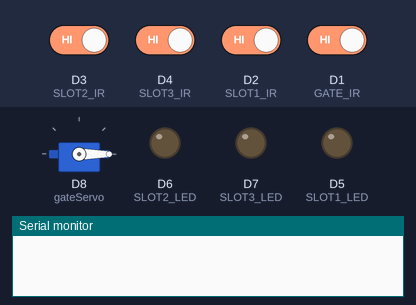
This sketch was run on a simulated ESP8266 (NodeMCU). On the bench: servo, output pins drawn as LEDs (lit = HIGH), the last lines printed to the serial monitor. The test bench sets the inputs (shaded band); at power-on: D1 (GATE_IR), D2 (SLOT1_IR), D3 (SLOT2_IR), D4 (SLOT3_IR) HIGH.

Above: at 1.4 s.
1.5 s: D3 (SLOT2_IR) driven LOW
At 2.7 s:
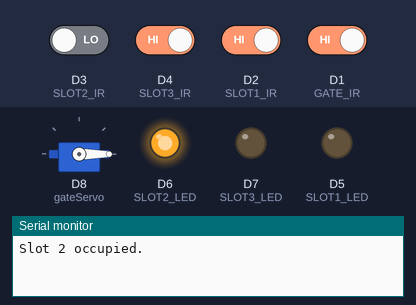
3.0 s: D1 (GATE_IR) driven LOW
At 4.1 s:
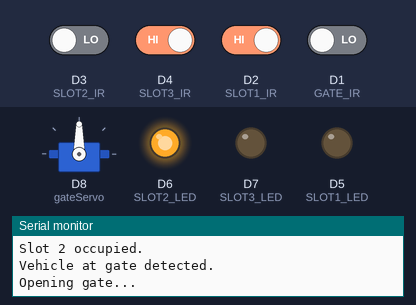
4.5 s: D4 (SLOT3_IR) driven LOW
At 7.4 s:
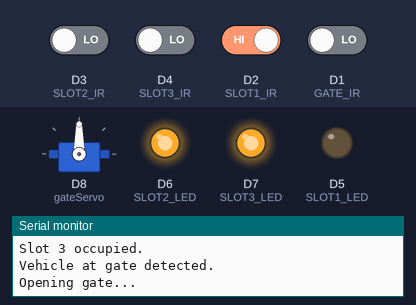
7.5 s: D3 (SLOT2_IR) driven HIGH and D4 (SLOT3_IR) driven HIGH
10.5 s: D2 (SLOT1_IR) driven LOW
At 12.0 s:
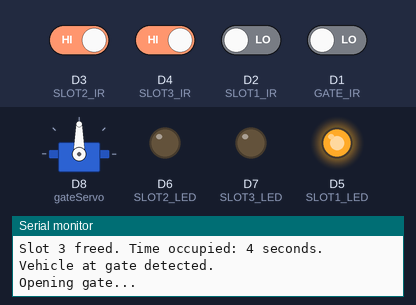
13.1 s: D2 (SLOT1_IR) driven HIGH
At 16.6 s:
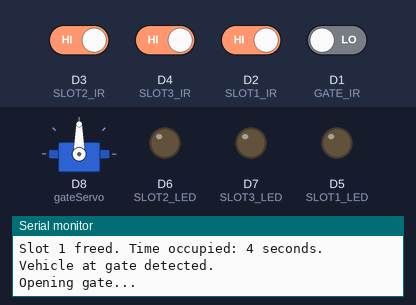
Timing chart, 0 to 17.1 s (numbered marks = the images above; inputs shaded):
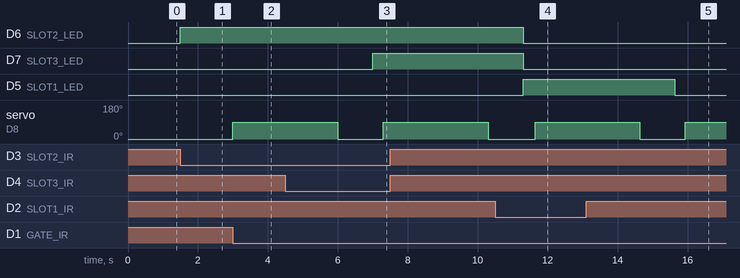

The sketch:

smartparking.ino
```cpp
#include <Servo.h>

// Gate & Slot IR sensors
#define GATE_IR D1
#define SLOT1_IR D2
#define SLOT2_IR D3
#define SLOT3_IR D4

// LEDs for slot status
#define SLOT1_LED D5
#define SLOT2_LED D6
#define SLOT3_LED D7

Servo gateServo;

// Timer tracking
unsigned long slot1Start = 0, slot2Start = 0, slot3Start = 0;
bool slot1Occupied = false, slot2Occupied = false, slot3Occupied = false;

void setup() {
  Serial.begin(9600);

  // Set up pins
  pinMode(GATE_IR, INPUT);
  pinMode(SLOT1_IR, INPUT);
  pinMode(SLOT2_IR, INPUT);
  pinMode(SLOT3_IR, INPUT);

  pinMode(SLOT1_LED, OUTPUT);
  pinMode(SLOT2_LED, OUTPUT);
  pinMode(SLOT3_LED, OUTPUT);

  digitalWrite(SLOT1_LED, LOW);
  digitalWrite(SLOT2_LED, LOW);
  digitalWrite(SLOT3_LED, LOW);

  // Servo setup
  gateServo.attach(D8);  // Connect servo signal wire to D8
  gateServo.write(0);    // Keep gate closed initially
}

void loop() {
  // Entry gate detection
  if (digitalRead(GATE_IR) == LOW) {
    Serial.println("Vehicle at gate detected.");
    openGate();
    delay(3000);  // Simulate gate open duration
    closeGate();
    delay(1000);
  }

  // Slot 1
  handleSlot(SLOT1_IR, SLOT1_LED, slot1Start, slot1Occupied, 1);

  // Slot 2
  handleSlot(SLOT2_IR, SLOT2_LED, slot2Start, slot2Occupied, 2);

  // Slot 3
  handleSlot(SLOT3_IR, SLOT3_LED, slot3Start, slot3Occupied, 3);

  delay(300);  // Prevent sensor bouncing
}

// Gate control
void openGate() {
  Serial.println("Opening gate...");
  gateServo.write(90);  // Adjust for your servo's open angle
}

void closeGate() {
  Serial.println("Closing gate...");
  gateServo.write(0);   // Adjust for your servo's closed position
}

// Slot handling function
void handleSlot(int sensorPin, int ledPin, unsigned long &startTime, bool &occupied, int slotNumber) {
  int state = digitalRead(sensorPin);
  if (state == LOW && !occupied) {
    occupied = true;
    startTime = millis();
    digitalWrite(ledPin, HIGH);
    Serial.print("Slot ");
    Serial.print(slotNumber);
    Serial.println(" occupied.");
  } else if (state == HIGH && occupied) {
    occupied = false;
    digitalWrite(ledPin, LOW);
    unsigned long duration = (millis() - startTime) / 1000;
    Serial.print("Slot ");
    Serial.print(slotNumber);
    Serial.print(" freed. Time occupied: ");
    Serial.print(duration);
    Serial.println(" seconds.");
  }
}
```

Measured:
- after the input at 1.5 s, D6 (SLOT2_LED): LOW → HIGH at once
- after the input at 3.0 s, servo on D8 (gateServo): 0° → 90° at once
- after the input at 4.5 s, D7 (SLOT3_LED): LOW → HIGH after 2.5 s
- after the input at 10.5 s, D5 (SLOT1_LED): LOW → HIGH after 0.80 s
- after the input at 13.1 s, D5 (SLOT1_LED): HIGH → LOW after 2.5 s
